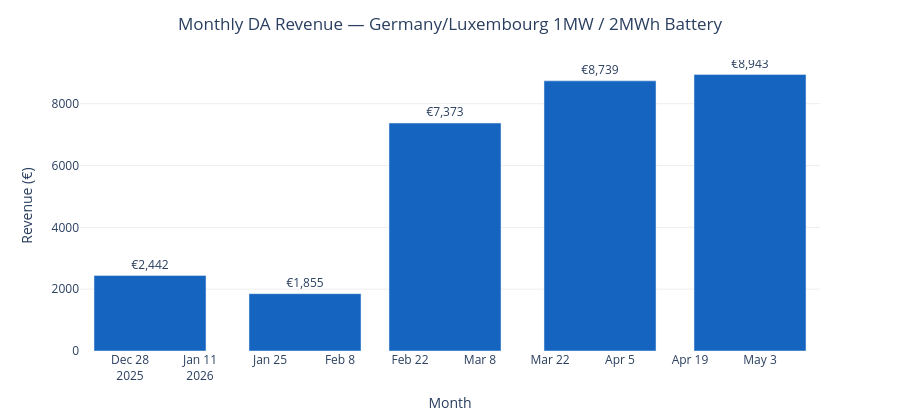

Write notebook code for a chart like this one.
### Code cell
# Monthly Revenue Bar Chart
fig1 = go.Figure()

fig1.add_trace(go.Bar(
    x=monthly.index,
    y=monthly['total_revenue'],
    marker_color='#1565C0',
    text=[f'€{v:,.0f}' for v in monthly['total_revenue']],
    textposition='outside',
    name='DA Revenue',
))

fig1.update_layout(
    title=dict(text='Monthly DA Revenue — Germany/Luxembourg 1MW / 2MWh Battery', x=0.5),
    xaxis_title='Month',
    yaxis_title='Revenue (€)',
    plot_bgcolor='white',
    yaxis=dict(gridcolor='#eeeeee', zeroline=False),
    height=420,
    margin=dict(t=60, b=50),
)
fig1.show()

### Figure 1 — Plotly figure (JSON) as saved in the notebook; plotly's stock layout.template omitted (floating-point values rounded to 4 significant figures)
{"data": [{"marker": {"color": "#1565C0"}, "name": "DA Revenue", "text": ["€2,442", "€1,855", "€7,373", "€8,739", "€8,943"], "textposition": "outside", "type": "bar", "x": ["2026-01", "2026-02", "2026-03", "2026-04", "2026-05"], "y": [2442.0, 1855.0, 7373.0, 8739.0, 8943.0]}], "layout": {"height": 420, "margin": {"b": 50, "t": 60}, "plot_bgcolor": "white", "title": {"text": "Monthly DA Revenue — Germany/Luxembourg 1MW / 2MWh Battery", "x": 0.5}, "xaxis": {"title": {"text": "Month"}}, "yaxis": {"gridcolor": "#eeeeee", "title": {"text": "Revenue (€)"}, "zeroline": false}}}
